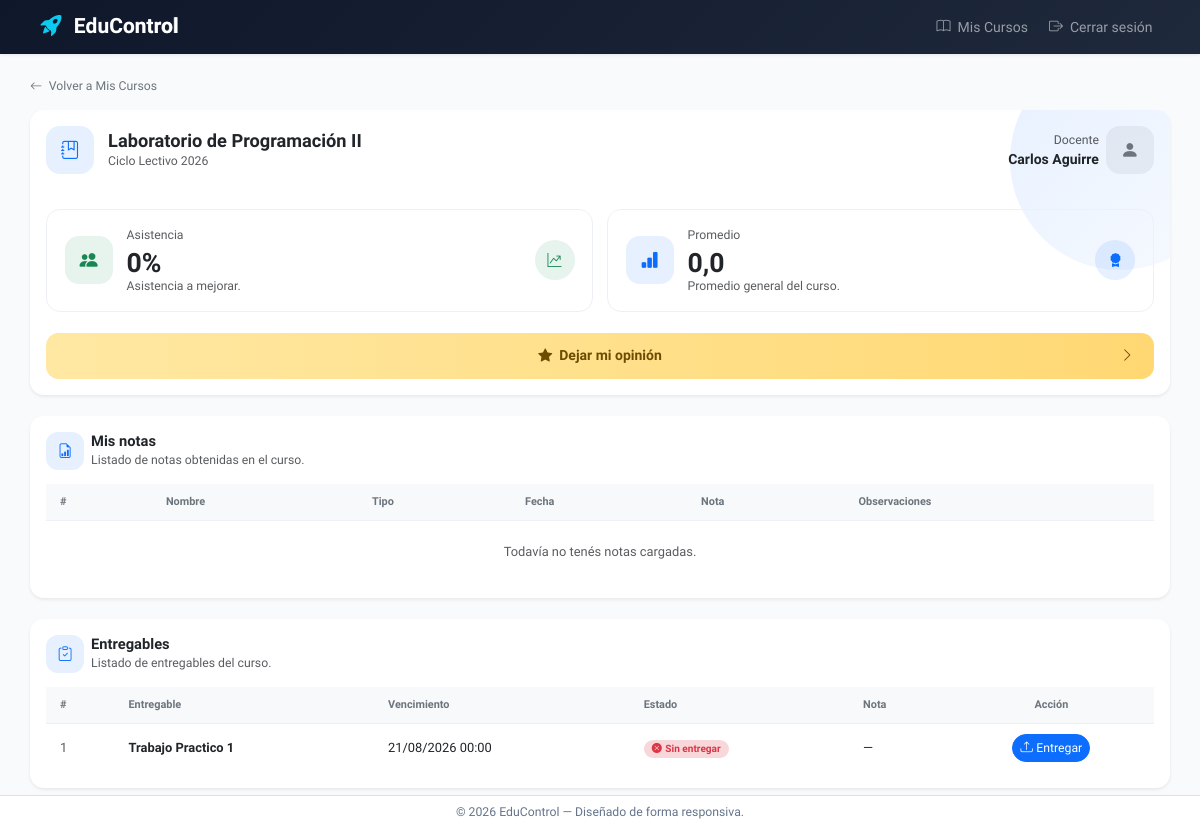
Page /mis-cursos-estudiante/3/ (signed in) on the earlier database version.
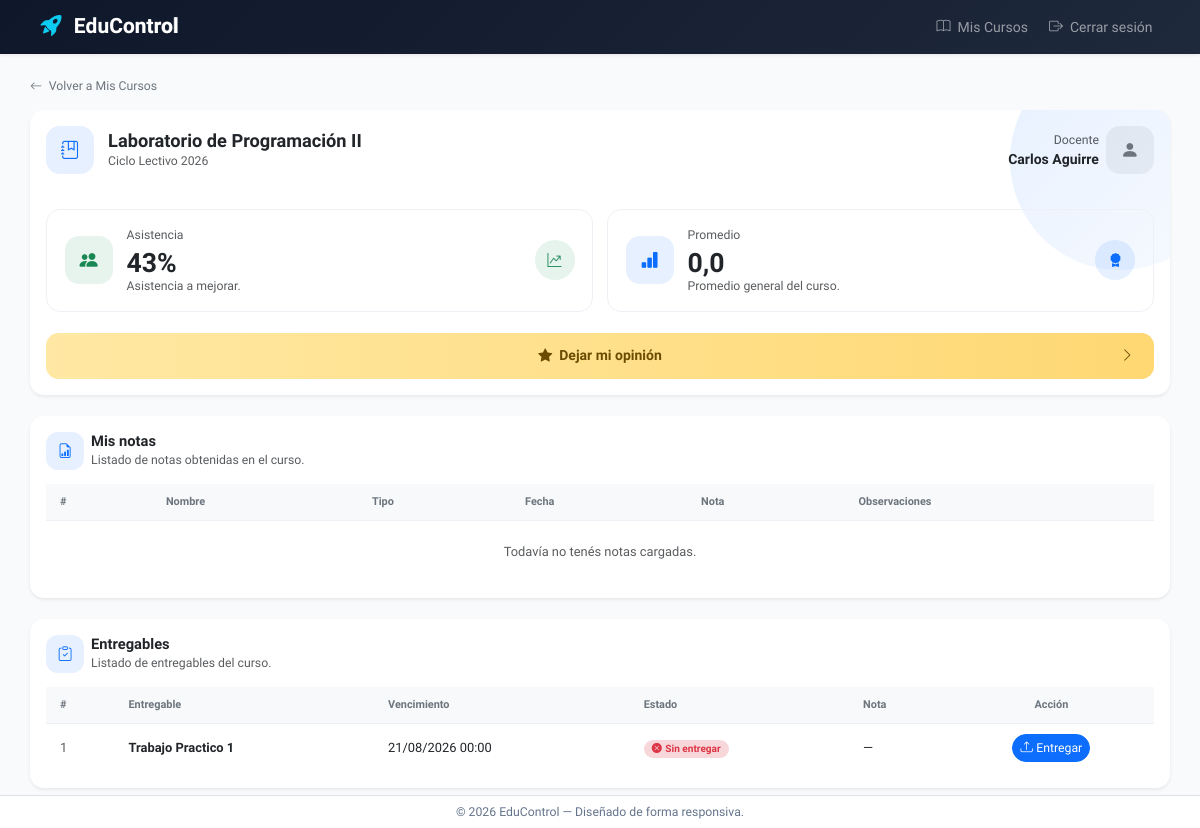
Same page on the later database version.
### myApp/models.py (models this page shows, shortened)
class Curso(models.Model):
    nombre = models.CharField(max_length=100)
    camada = models.IntegerField()
    portada = models.ImageField(
    upload_to='cursos/portadas/',
    blank=True,
    null=True
)
    profesores = models.ManyToManyField(
        Profesor,
        related_name='cursos',
        blank=True,
    )

class Profesor(models.Model):
    nombre = models.CharField(max_length=100)
    apellido = models.CharField(max_length=100)
    email = models.EmailField()
    profesion = models.CharField(max_length=100)
    user = models.OneToOneField(
        settings.AUTH_USER_MODEL,
        null=True,
        blank=True,
        on_delete=models.SET_NULL,
        related_name='profesor',
    )

class Inscripcion(models.Model):
    estudiante = models.ForeignKey(
        Estudiante,
        on_delete=models.CASCADE,
        related_name='inscripciones',
    )
    curso = models.ForeignKey(
        Curso,
        on_delete=models.CASCADE,
        related_name='inscripciones',
    )
    asistencia = models.IntegerField(
        default=0,
        validators=[MinValueValidator(0), MaxValueValidator(100)]
    )
    promedio = models.FloatField(
        default=0.0,
        validators=[MinValueValidator(0.0), MaxValueValidator(10.0)]
    )
    proyectos_hechos = models.IntegerField(default=0)
    proyectos_totales = models.IntegerField(default=0)
    observaciones = models.TextField(blank=True, default='')
    class Meta:
        unique_together = ('estudiante', 'curso')

class Entregable(models.Model):
    nombre = models.CharField(max_length=100)
    fecha_publicacion = models.DateTimeField(null=True, blank=True)
    fecha_vencimiento = models.DateTimeField(null=True, blank=True)
    publicado = models.BooleanField(default=True)
    consigna = models.TextField(blank=True, default='')
    archivo = models.FileField(upload_to='entregables/', blank=True, null=True)
    cantidad_entregados = models.IntegerField(
        default=0,
        validators=[MinValueValidator(0)]
    )
    curso = models.ForeignKey(
        Curso,
        null=True,
        blank=True,
        on_delete=models.CASCADE,
        related_name='entregables',
    )

### myApp/views.py (the view)
# urls.py: path('mis-cursos-estudiante/<int:id>/', curso_detail_estudiante, name='curso_detail_estudiante'),
@login_required
def curso_detail_estudiante(request, id):
    try:
        estudiante = request.user.estudiante
    except Estudiante.DoesNotExist:
        messages.error(request, "No tenés un perfil de estudiante vinculado.")
        return redirect('myapp:mis_cursos_estudiante')
    curso = get_object_or_404(Curso, id=id)
    inscripcion = get_object_or_404(Inscripcion, curso=curso, estudiante=estudiante)
    notas = inscripcion.notas.order_by('id')
    entregables = Entregable.objects.filter(curso=curso, publicado=True).order_by('fecha_vencimiento')
    entregas_por_entregable = {
        e.entregable_id: e for e in Entrega.objects.filter(estudiante=estudiante, entregable__curso=curso)
    }
    entregables_info = []
    for entregable in entregables:
        entrega = entregas_por_entregable.get(entregable.id)
        entregables_info.append({
            'entregable': entregable,
            'entrega': entrega,
        })
    ya_reseno = Resena.objects.filter(estudiante=estudiante, curso=curso).exists()
    docente = curso.profesores.first()
    return render(request, 'myApp/curso_detail_estudiante.html', {
        'curso': curso,
        'inscripcion': inscripcion,
        'notas': notas,
        'entregables_info': entregables_info,
        'ya_reseno': ya_reseno,
        'docente': docente,
    })

### myApp/templates/myApp/curso_detail_estudiante.html (shortened to what this page needs)
{% extends 'myApp/base.html' %}
{% block contenido %}
<div class="mb-3">
    <a href="{% url 'myapp:mis_cursos_estudiante' %}" class="text-decoration-none text-secondary small fw-medium">
        <i class="bi bi-arrow-left me-1"></i> Volver a Mis Cursos
    </a>
</div>
<div class="card shadow-sm border-0 rounded-4 mb-4 ce-header">
    <div class="card-body p-4">
        <div class="d-flex align-items-start justify-content-between flex-wrap gap-3">
            <div class="d-flex align-items-center">
                <div class="ce-icon-square bg-primary bg-opacity-10 text-primary me-3">
                    <i class="bi bi-journal-bookmark"></i>
                </div>
                <div>
                    <h3 class="fw-bold text-dark mb-0">{{ curso.nombre }}</h3>
                    <p class="text-muted small mb-0">Ciclo Lectivo {{ curso.camada }}</p>
                </div>
            </div>
            {% if docente %}
            <div class="d-flex align-items-center text-md-end">
                <div class="me-2 text-md-end">
                    <div class="text-muted small mb-0">Docente</div>
                    <div class="fw-bold text-dark">{{ docente.nombre }} {{ docente.apellido }}</div>
                </div>
                <div class="ce-icon-square bg-secondary bg-opacity-10 text-secondary">
                    <i class="bi bi-person-fill"></i>
                </div>
            </div>
            {% endif %}
        </div>
        <div class="row g-3 mt-4">
            <div class="col-md-6">
                <div class="ce-stat-card">
                    <div class="d-flex align-items-center">
                        <div class="ce-icon-square bg-success bg-opacity-10 text-success me-3">
                            <i class="bi bi-people-fill"></i>
                        </div>
                        <div>
                            <div class="text-muted small mb-1">Asistencia</div>
                            <div class="ce-stat-value text-dark">{{ inscripcion.asistencia }}%</div>
                            <div class="text-muted small">
                                {% if inscripcion.asistencia >= 80 %}Excelente asistencia del curso.
                                {% elif inscripcion.asistencia >= 60 %}Buena asistencia del curso.
                                {% else %}Asistencia a mejorar.{% endif %}
                            </div>
                        </div>
                    </div>
                    <div class="ce-stat-mini-icon bg-success bg-opacity-10 text-success">
                        <i class="bi bi-graph-up-arrow"></i>
                    </div>
                </div>
            </div>
            <div class="col-md-6">
                <div class="ce-stat-card">
                    <div class="d-flex align-items-center">
                        <div class="ce-icon-square bg-primary bg-opacity-10 text-primary me-3">
                            <i class="bi bi-bar-chart-fill"></i>
                        </div>
                        <div>
                            <div class="text-muted small mb-1">Promedio</div>
                            <div class="ce-stat-value text-dark">{{ inscripcion.promedio|floatformat:1 }}</div>
                            <div class="text-muted small">Promedio general del curso.</div>
                        </div>
                    </div>
                    <div class="ce-stat-mini-icon bg-primary bg-opacity-10 text-primary">
                        <i class="bi bi-award-fill"></i>
                    </div>
                </div>
            </div>
        </div>
        <div class="mt-4">
            {% if ya_reseno %}
            <span class="ce-cta-banner disabled">
                <span><i class="bi bi-check-circle me-2"></i>Ya dejaste tu opinión sobre este curso</span>
            </span>
            {% else %}
            <a href="{% url 'myapp:resena_crear' curso.id %}" class="ce-cta-banner">
                <span><i class="bi bi-star-fill me-2"></i>Dejar mi opinión</span>
                <i class="bi bi-chevron-right ce-cta-chevron"></i>
            </a>
            {% endif %}
        </div>
    </div>
</div>
<div class="card shadow-sm ce-section-card mb-4">
    <div class="card-body p-4">
        <div class="d-flex align-items-center mb-3">
            <div class="ce-section-icon bg-primary bg-opacity-10 text-primary me-2">
                <i class="bi bi-file-earmark-bar-graph"></i>
            </div>
            <div>
                <h5 class="fw-bold text-dark mb-0">Mis notas</h5>
                <p class="text-muted small mb-0">Listado de notas obtenidas en el curso.</p>
            </div>
        </div>
        <div class="table-responsive">
            <table class="table ce-table align-middle mb-0">
                <thead>
                    <tr>
                        <th scope="col">#</th>
                        <th scope="col">Nombre</th>
                        <th scope="col">Tipo</th>
                        <th scope="col">Fecha</th>
                        <th scope="col">Nota</th>
                        <th scope="col">Observaciones</th>
                    </tr>
                </thead>
                <tbody>
                    {% for nota in notas %}
                    <tr>
                        <td class="text-muted">{{ forloop.counter }}</td>
                        <td><strong>{{ nota.nombre }}</strong></td>
                        <td><span class="badge rounded-pill ce-badge badge-tipo-{{ nota.tipo }}">{{ nota.get_tipo_display }}</span></td>
                        <td>{% if nota.fecha %}{{ nota.fecha|date:"d/m/Y" }}{% else %}—{% endif %}</td>
                        <td class="fw-bold">{{ nota.nota|floatformat:1 }}</td>
                        <td>{{ nota.observaciones|default:"—" }}</td>
                    </tr>
                    {% empty %}
                    <tr>
                        <td colspan="6" class="text-center text-muted py-4">Todavía no tenés notas cargadas.</td>
                    </tr>
                    {% endfor %}
                </tbody>
            </table>
        </div>
    </div>
</div>
<div class="card shadow-sm ce-section-card">
    <div class="card-body p-4">
        <div class="d-flex align-items-center mb-3">
            <div class="ce-section-icon bg-primary bg-opacity-10 text-primary me-2">
                <i class="bi bi-clipboard-check"></i>
            </div>
            <div>
                <h5 class="fw-bold text-dark mb-0">Entregables</h5>
                <p class="text-muted small mb-0">Listado de entregables del curso.</p>
            </div>
        </div>
        <div class="table-responsive">
            <table class="table ce-table align-middle mb-0">
                <thead>
                    <tr>
                        <th scope="col">#</th>
                        <th scope="col">Entregable</th>
                        <th scope="col">Vencimiento</th>
                        <th scope="col">Estado</th>
                        <th scope="col">Nota</th>
                        <th scope="col" class="text-center">Acción</th>
                    </tr>
                </thead>
                <tbody>
                    {% for info in entregables_info %}
                    <tr>
                        <td class="text-muted">{{ forloop.counter }}</td>
                        <td><strong>{{ info.entregable.nombre }}</strong></td>
                        <td>{% if info.entregable.fecha_vencimiento %}{{ info.entregable.fecha_vencimiento|date:"d/m/Y H:i" }}{% else %}—{% endif %}</td>
                        <td>
                            {% if info.entrega %}
                                <span class="badge rounded-pill ce-badge bg-success-subtle text-success">
                                    <i class="bi bi-check-circle-fill me-1"></i>Entregado
                                </span>
                            {% else %}
                                <span class="badge rounded-pill ce-badge bg-danger-subtle text-danger">
                                    <i class="bi bi-x-circle-fill me-1"></i>Sin entregar
                                </span>
                            {% endif %}
                        </td>
                        <td>{% if info.entrega and info.entrega.nota %}{{ info.entrega.nota|floatformat:1 }}{% else %}—{% endif %}</td>
                        <td class="text-center">
                            <a href="{% url 'myapp:entrega_subir' info.entregable.id %}" class="btn btn-sm rounded-pill {% if info.entrega %}btn-outline-primary{% else %}btn-primary{% endif %}">
                                {% if info.entrega %}
                                    <i class="bi bi-arrow-repeat me-1"></i>Reemplazar
                                {% else %}
                                    <i class="bi bi-upload me-1"></i>Entregar
                                {% endif %}
                            </a>
                        </td>
                    </tr>
                    {% empty %}
                    <tr>
                        <td colspan="6" class="text-center text-muted py-4">No hay entregables publicados todavía.</td>
                    </tr>
                    {% endfor %}
                </tbody>
            </table>
        </div>
    </div>
</div>
{% endblock %}

Differences in the rows shown:
changed Inscripcion: asistencia "0" → "43"
